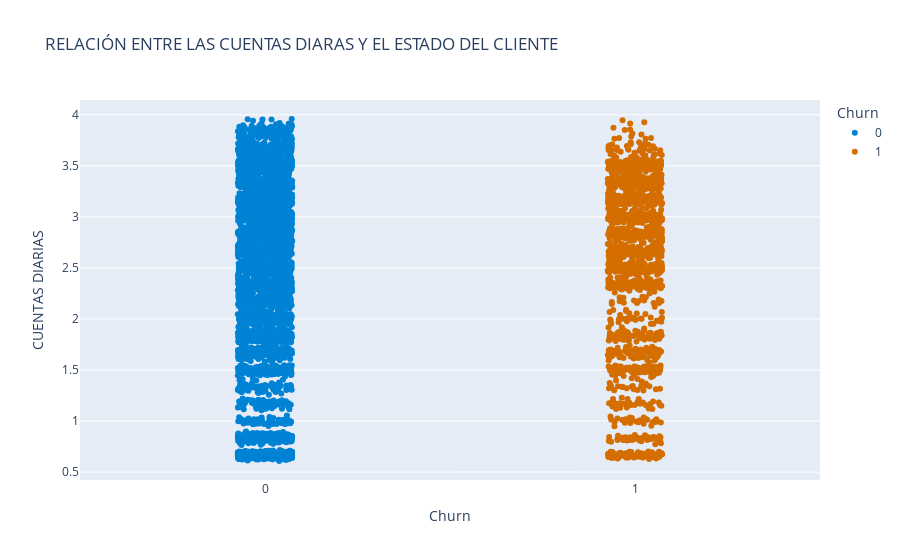

Write notebook code for a chart like this one.
### Markdown cell above
🔗 Análisis de correlación

### Code cell
import plotly.express as px

fig = px.strip(
    df_tel,
    x="Churn",
    y="cuentas_diarias",
    color="Churn",
    color_discrete_map={0: '#0083d5', 1: '#d56e00'},
    title="RELACIÓN ENTRE LAS CUENTAS DIARAS Y EL ESTADO DEL CLIENTE",
    stripmode='overlay',
    labels={'churn': 'ESTADO DEL CLIENTE', 'cuentas_diarias': 'CUENTAS DIARIAS'}
)
fig.show()

### Figure 1 — Plotly figure (JSON) as saved in the notebook; plotly's stock layout.template omitted (floating-point values rounded to 4 significant figures; data arrays with more than 128 entries replaced by an {"elided": "..."} marker saying what was removed)
{"data": [{"alignmentgroup": "True", "boxpoints": "all", "fillcolor": "rgba(255,255,255,0)", "hoveron": "points", "hovertemplate": "Churn=%{x}<br>CUENTAS DIARIAS=%{y}<extra></extra>", "legendgroup": "0", "line": {"color": "rgba(255,255,255,0)"}, "marker": {"color": "#0083d5"}, "name": "0", "offsetgroup": "0", "orientation": "v", "pointpos": 0, "showlegend": true, "type": "box", "x": {"elided": "5174 int values"}, "x0": " ", "xaxis": "x", "y": {"elided": "5174 float values"}, "y0": " ", "yaxis": "y"}, {"alignmentgroup": "True", "boxpoints": "all", "fillcolor": "rgba(255,255,255,0)", "hoveron": "points", "hovertemplate": "Churn=%{x}<br>CUENTAS DIARIAS=%{y}<extra></extra>", "legendgroup": "1", "line": {"color": "rgba(255,255,255,0)"}, "marker": {"color": "#d56e00"}, "name": "1", "offsetgroup": "1", "orientation": "v", "pointpos": 0, "showlegend": true, "type": "box", "x": {"elided": "1869 int values"}, "x0": " ", "xaxis": "x", "y": {"elided": "1869 float values"}, "y0": " ", "yaxis": "y"}], "layout": {"boxmode": "overlay", "legend": {"title": {"text": "Churn"}, "tracegroupgap": 0}, "title": {"text": "RELACIÓN ENTRE LAS CUENTAS DIARAS Y EL ESTADO DEL CLIENTE"}, "xaxis": {"anchor": "y", "categoryarray": [0, 1], "categoryorder": "array", "domain": [0, 1], "title": {"text": "Churn"}}, "yaxis": {"anchor": "x", "domain": [0, 1], "title": {"text": "CUENTAS DIARIAS"}}}}
